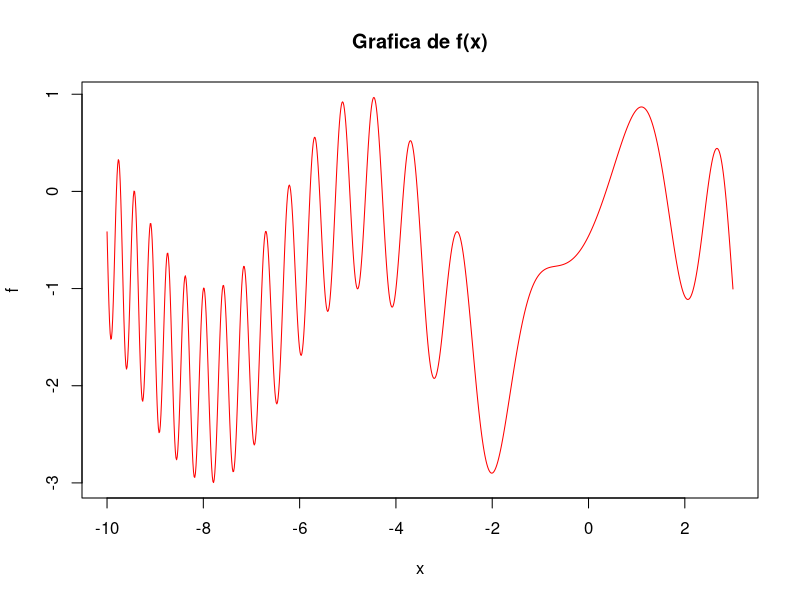

This figure's R source:
#Metodo Secante

#Valor iniciales
x0=1; xant=0; error=0;

#Error permitido
delt=0.000001

#Numero de iteraciones
n=10

#Escritura de la funcion
f= function(x) sin(x)+cos(1-x**2)-1

plot(f,-10,3,
     lwd=1,
     main="Grafica de f(x)",
     col="Red",
     xlap="X",
     ylap="Y",
     axes= TRUE,
     n=1000
)

#Ciclo de iteraciones y resultados
for (i in 1:n) {
  numera= f(x0)*(xant-x0)
  denomi=f(xant)-f(x0)
  x1=x0-(numera/denomi)
  print(c(i, x0, xant, x1)); error=abs(x1-x0)
  
  if(error<delt){
    cat("La solucion converge en", i ,"interaciones, Raiz=",x1);
    break()
  }
  x0= x1
  if(i==n){
    print("Maximo numero de iteraciones alcanzado");
    break()
  }
}